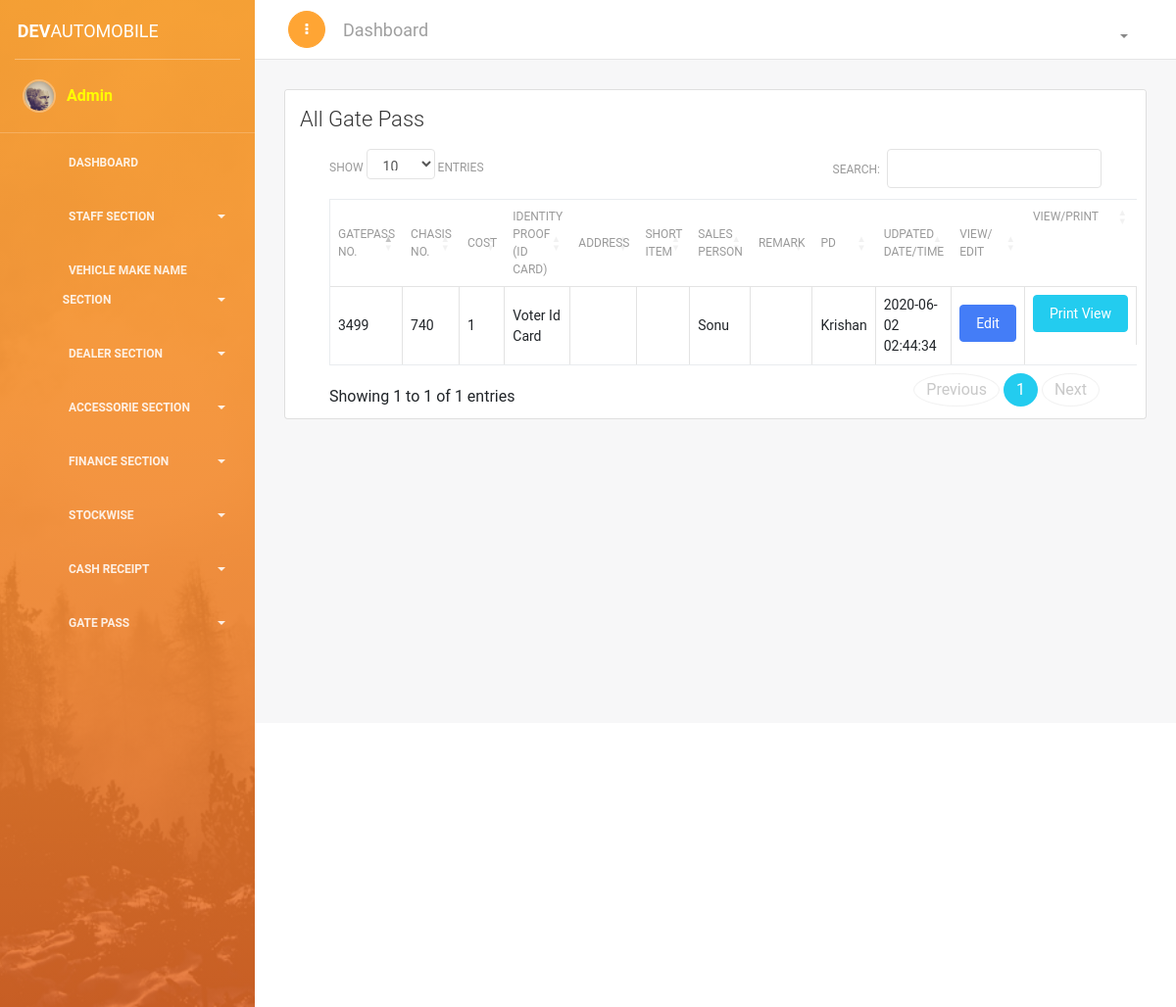
Page /all-gate-pass.php (signed in) on the committed database.
### tables this page shows
CREATE TABLE `gatepassmgmt` (
  `id` int(11) NOT NULL,
  `currDate` varchar(80) NOT NULL,
  `gatePassNo` int(11) NOT NULL,
  `chasisNo` varchar(50) NOT NULL,
  `paymentReceivable` varchar(10) NOT NULL,
  `receiptAmt` varchar(20) NOT NULL,
  `receiptNo` int(11) NOT NULL,
  `receiptNoOne` int(11) NOT NULL,
  `receiptOptOne` varchar(2) NOT NULL,
  `receiptAmtOne` varchar(20) NOT NULL,
  `receiptNoTwo` int(11) NOT NULL,
  `receiptOptTwo` int(1) NOT NULL,
  `receiptAmtTwo` varchar(20) NOT NULL,
  `receiptNoThree` int(11) NOT NULL,
  `receiptOptThree` int(1) NOT NULL,
  `receiptAmtThree` varchar(20) NOT NULL,
  `receiptNoFour` int(11) NOT NULL,
  `receiptOptFour` int(1) NOT NULL,
  `receiptAmtFour` varchar(20) NOT NULL,
  `receiptNoFive` int(11) NOT NULL,
  `receiptOptFive` int(1) NOT NULL,
  `receiptAmtFive` varchar(20) NOT NULL,
  `receiptNoSix` int(11) NOT NULL,
  `receiptOptSix` int(1) NOT NULL,
  `receiptAmtSix` varchar(20) NOT NULL,
  `receiptNoSeven` int(11) NOT NULL,
  `receiptOptSeven` int(1) NOT NULL,
  `receiptAmtSeven` varchar(20) NOT NULL,
  `receiptNoEight` int(11) NOT NULL,
  `receiptOptEight` int(1) NOT NULL,
  `receiptAmtEight` varchar(20) NOT NULL,
  `idProofCard` varchar(250) NOT NULL,
  `idProofdoc` varchar(500) NOT NULL,
  `invoiceDoc` varchar(250) NOT NULL,
  `insuranceDoc` varchar(250) NOT NULL,
  `rcDoc` varchar(250) NOT NULL,
  `pD` varchar(60) NOT NULL,
  `salesPerson` varchar(60) NOT NULL,
  `shortItem` text NOT NULL,
  `accessorie` varchar(80) NOT NULL,
  `subAccessorie` varchar(80) NOT NULL,
  `remark` text NOT NULL,
  `address` text NOT NULL,
  `serviceBook` varchar(20) NOT NULL,
  `deliveryKm` varchar(20) NOT NULL,
  `accessorie_update` tinyint(4) NOT NULL DEFAULT '0',
  `updatedTimeDate` datetime NOT NULL DEFAULT '0000-00-00 00:00:00'
);

### all-gate-pass.php (the view, shortened to what this page needs)
<?php
if(!isset($_SESSION['name'])){
echo "<script> window.open('login.php', '_self')</script>";
}else{
require_once('header/header.php');
require_once('header/conn.php');
?>
<link href="https://cdn.datatables.net/1.10.18/css/dataTables.bootstrap4.min.css" rel="stylesheet">
<div class="content">
<div class="container-fluid">
<div class="row">
<div class="col-md-12">
<div class="card ">
<div class="card-header ">
<h4 class="card-title">All Gate Pass  </h4>
</div>
<div class="card-body">
<div class="container">
<table class="table table-bordered" id="dataTable" width="100%" cellspacing="0" style="background-color: white; ">
<thead>
<tr>
<th> GatePass NO.</th>
<th> CHASIS NO.</th>
<th> COST</th>
<th> IDENTITY PROOF (ID CARD)</th>
<th> ADDRESS </th>
<th> SHORT ITEM </th>
<th> SALES PERSON  </th>
<th> REMARK</th>
<th> PD </th>
<?php
$select_u = "SELECT `name` , `role` FROM `register` WHERE `name` = '".$_SESSION['name']."'";
$select_us = mysqli_query($conn , $select_u);
$select_user = mysqli_fetch_array($select_us);
if($select_user['role'] == 'admin'){
?>
<th> Udpated Date/Time </th>
<?php } ?>
<th> View/ Edit </th>
<th> View/Print </th>
</tr>
</thead>
<tbody>
<?php
$s1 = "SELECT * FROM `gatepassmgmt`" ;
$se = mysqli_query($conn , $s1);
while ($sel = mysqli_fetch_array($se)) {
?>
<tr>
<td><?php echo $sel['gatePassNo']?></td>
<td><?php echo $sel['chasisNo']?></td>
<td><?php echo $sel['paymentReceivable']?></td>
<td><?php echo $sel['idProofCard']?></td>
<td><?php echo wordwrap($sel['address'] , 15, "<br>\n"); ?>
</td>
<td><?php echo $sel['shortItem']?></td>
<td><?php echo $sel['salesPerson']?></td>
<td><?php echo wordwrap($sel['remark'] , 15, "<br>\n");?></td>
<td><?php echo $sel['pD']?></td>
<?php
if($select_user['role'] == 'admin'){
?>
<td><?php
	echo $sel['updatedTimeDate'];
	?></td>
<td><a href="edit-gate-pass1.php?id=<?php echo $sel['id']; ?>"><button class="btn btn-primary"> Edit </button></a></td>
<?php } else {?>
<td><a href="view-gate-pass.php?id=<?php echo $sel['id']; ?>"><button class="btn btn-warning"> View </button></a></td>
<?php } ?>
<td><a href="preview-gatepass-receipt.php?id=<?php echo $sel['id']; ?>"><button class="btn btn-info"> Print View </button></a></td>
</tr>
<?php } ?>
</tbody>
</table>
</div>
</div>
</div>
</div>
</div>
</div>
</div>
<?php
require_once('header/footer.php');
 } ?>

### rows in the picture
gatepassmgmt: gatePassNo "3499", chasisNo "740", paymentReceivable "1", idProofCard "Voter Id Card", salesPerson "Sonu", pD "Krishan", updatedTimeDate "2020-06-02 02:44:34"

### other values in the picture
$_SESSION['name'] "Admin"
